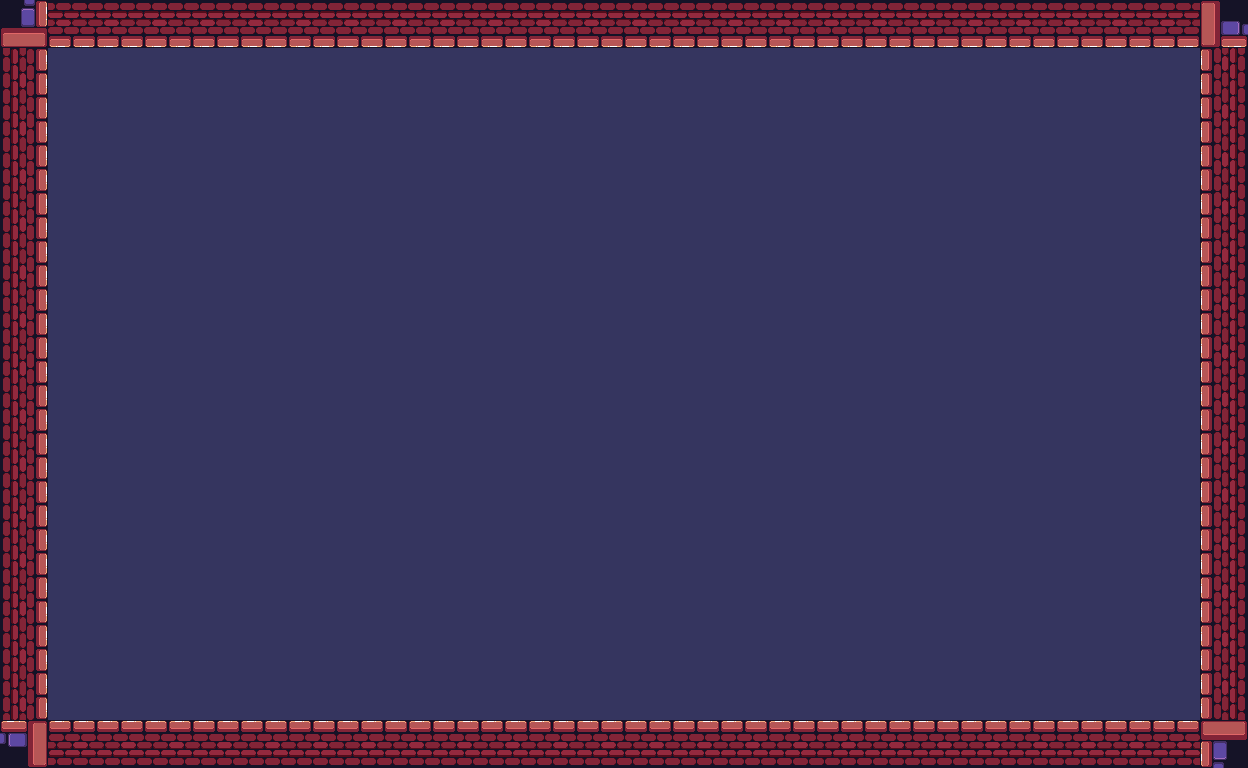

Below is a game level as drawn by its tile map, then a one-line description and the .tmx file that defines it, in full:
An orthogonal 26x16 tile map with 48x48 px tiles, 1 tile layer (Camada de Blocos 1), 3 tilesets.

<map version="1.10" tiledversion="1.10.2" orientation="orthogonal" renderorder="right-down" width="26" height="16" tilewidth="48" tileheight="48" infinite="0" nextlayerid="2" nextobjectid="1">
 <tileset firstgid="1" source="wall.tsx" />
 <tileset firstgid="2" source="floor.tsx" />
 <tileset firstgid="3" source="dobla.tsx" />
 <layer id="1" name="Camada de Blocos 1" width="26" height="16">
  <data encoding="csv">
3,3221225473,3221225473,3221225473,3221225473,3221225473,3221225473,3221225473,3221225473,3221225473,3221225473,3221225473,3221225473,3221225473,3221225473,3221225473,3221225473,3221225473,3221225473,3221225473,3221225473,3221225473,3221225473,3221225473,3221225473,2684354563,
2684354561,2,2,2,2,2,2,2,2,2,2,2,2,2,2,2,2,2,2,2,2,2,2,2,2,1610612737,
2684354561,2,2,2,2,2,2,2,2,2,2,2,2,2,2,2,2,2,2,2,2,2,2,2,2,1610612737,
2684354561,2,2,2,2,2,2,2,2,2,2,2,2,2,2,2,2,2,2,2,2,2,2,2,2,1610612737,
2684354561,2,2,2,2,2,2,2,2,2,2,2,2,2,2,2,2,2,2,2,2,2,2,2,2,1610612737,
2684354561,2,2,2,2,2,2,2,2,2,2,2,2,2,2,2,2,2,2,2,2,2,2,2,2,1610612737,
2684354561,2,2,2,2,2,2,2,2,2,2,2,2,2,2,2,2,2,2,2,2,2,2,2,2,1610612737,
2684354561,2,2,2,2,2,2,2,2,2,2,2,2,2,2,2,2,2,2,2,2,2,2,2,2,1610612737,
2684354561,2,2,2,2,2,2,2,2,2,2,2,2,2,2,2,2,2,2,2,2,2,2,2,2,1610612737,
2684354561,2,2,2,2,2,2,2,2,2,2,2,2,2,2,2,2,2,2,2,2,2,2,2,2,1610612737,
2684354561,2,2,2,2,2,2,2,2,2,2,2,2,2,2,2,2,2,2,2,2,2,2,2,2,1610612737,
2684354561,2,2,2,2,2,2,2,2,2,2,2,2,2,2,2,2,2,2,2,2,2,2,2,2,1610612737,
2684354561,2,2,2,2,2,2,2,2,2,2,2,2,2,2,2,2,2,2,2,2,2,2,2,2,1610612737,
2684354561,2,2,2,2,2,2,2,2,2,2,2,2,2,2,2,2,2,2,2,2,2,2,2,2,1610612737,
2684354561,2,2,2,2,2,2,2,2,2,2,2,2,2,2,2,2,2,2,2,2,2,2,2,2,1610612737,
1610612739,1,1,1,1,1,1,1,1,1,1,1,1,1,1,1,1,1,1,1,1,1,1,1,1,3221225475
</data>
 </layer>
</map>
